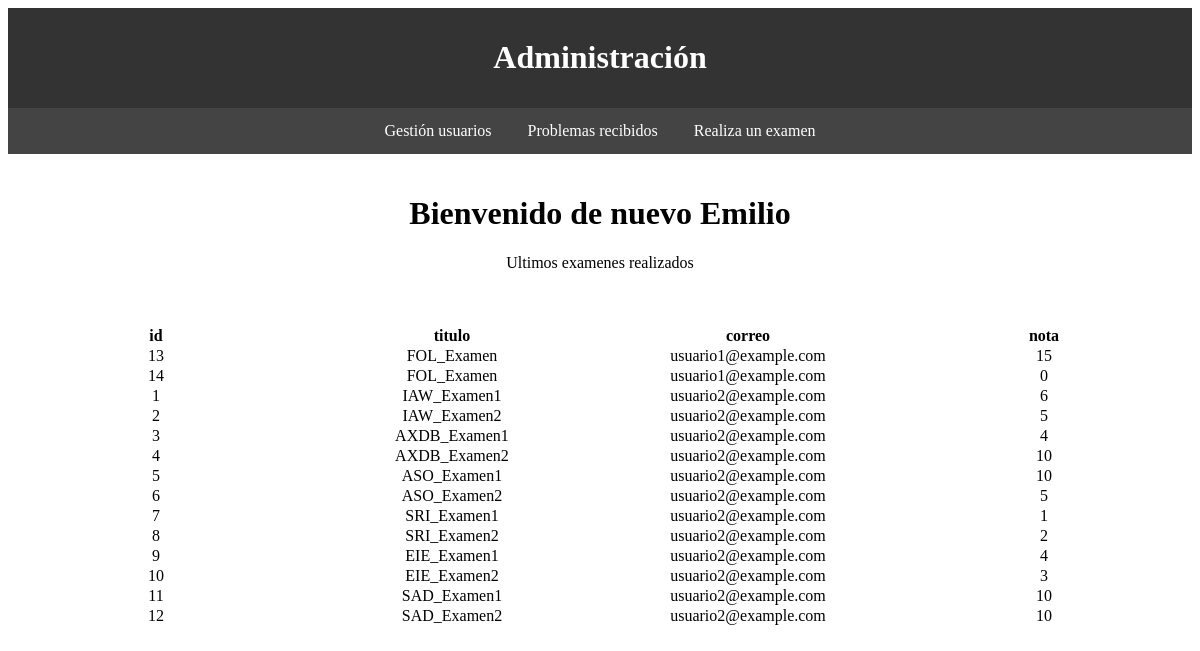
/administrador/principalA.php (signed in), run on the app's committed database.
### tables this page shows
CREATE TABLE Examenes_Usuarios (
  id INT AUTO_INCREMENT PRIMARY KEY,
  examen INT,
  usuario varchar(40),
  nota INT,
  FOREIGN KEY (examen) REFERENCES Examenes(id),
  FOREIGN KEY (usuario) REFERENCES Usuarios(correo)
);

CREATE TABLE Examenes (
  id INT AUTO_INCREMENT PRIMARY KEY,
  titulo TEXT,
  grupo INT,
  puntuacionTotal INT,
  borrado BOOLEAN,
  creador varchar(40),
  FOREIGN KEY (creador) REFERENCES Usuarios(correo),
  FOREIGN KEY(grupo) REFERENCES Grupos (id)
);

CREATE TABLE Usuarios (
  correo varchar(40) PRIMARY KEY,
  password TEXT,
  nombre TEXT,
  apellidos TEXT,
  tipoUsuario INT,
  grupo INT,
  FOREIGN KEY(grupo) REFERENCES Grupos (id),
  FOREIGN KEY (tipoUsuario) REFERENCES TiposUser(id)
);

### administrador/principalA.php (the view, shortened to what this page needs)
<!DOCTYPE html>
<html lang="es">
<head>
  </head>
  <body>
    <div id="encabezado">
      <h1>Administración</h1>
    </div>
    <div id="barra-navegacion">
      <a href="GestionUsuariosA.php">Gestión usuarios</a>
      <a href="ProblemasA.php">Problemas recibidos</a>
      <a href="GestionExamenes.php">Realiza un examen</a>
    </div>
    <div id="contenido">
	    <h1>Bienvenido de nuevo <?php session_start();echo $_SESSION['nombre']?> </h1>
        <p> Ultimos examenes realizados <p>
    </div>
        <?php
        include ("../db.php");
        $sql = "SELECT examenes_usuarios.id as id, titulo, usuarios.correo as correo, nota
                from examenes_usuarios INNER JOIN usuarios on examenes_usuarios.usuario = usuarios.correo
                INNER JOIN examenes on examenes_usuarios.examen=examenes.id";
		$resultado = mysqli_query($conn, $sql);
		if (mysqli_num_rows($resultado) > 0) {
            echo "<table>";
            echo "<tr>";
            echo '<th scope="col"> id</th>';
            echo '<th scope="col"> titulo</th>';
            echo '<th scope="col"> correo</th>';
            echo '<th scope="col"> nota</th>';
            echo "</tr></br>";
			while($row = mysqli_fetch_assoc($resultado)) {
				echo "<tr>";
				echo "<td>" . $row["id"] . "</a></td>";
				echo "<td> " . $row["titulo"] . "</td>";
				echo "<td> " . $row["correo"] . "</td>";
				echo "<td> " . $row["nota"] . "</td>";
				echo "</tr>";
			}
            echo "</table>";
        }
        ?>
</body>
</html>

### administrador/principalA.php (style rules this page uses)
#encabezado { background-color: #333; color: #fff; padding: 10px; text-align: center; }
#barra-navegacion { background-color: #444; color: #fff; overflow: hidden; text-align: center; }
#barra-navegacion a { display: inline-block; color: #fff; padding: 14px 16px; text-decoration: none; }
#contenido { padding: 20px; text-align: center; }
table { table-layout: fixed; width: 100%; border-collapse: collapse; }
td { text-align: center; }

### data on the page
examenes_usuarios: id "13", examen.titulo "FOL_Examen", usuario.correo "usuario1@example.com", nota "15"
examenes_usuarios: id "14", examen.titulo "FOL_Examen", usuario.correo "usuario1@example.com", nota "0"
examenes_usuarios: id "1", examen.titulo "IAW_Examen1", usuario.correo "usuario2@example.com", nota "6"
examenes_usuarios: id "2", examen.titulo "IAW_Examen2", usuario.correo "usuario2@example.com", nota "5"
examenes_usuarios: id "3", examen.titulo "AXDB_Examen1", usuario.correo "usuario2@example.com", nota "4"
examenes_usuarios: id "4", examen.titulo "AXDB_Examen2", usuario.correo "usuario2@example.com", nota "10"
examenes_usuarios: id "5", examen.titulo "ASO_Examen1", usuario.correo "usuario2@example.com", nota "10"
examenes_usuarios: id "6", examen.titulo "ASO_Examen2", usuario.correo "usuario2@example.com", nota "5"
examenes_usuarios: id "7", examen.titulo "SRI_Examen1", usuario.correo "usuario2@example.com", nota "1"
examenes_usuarios: id "8", examen.titulo "SRI_Examen2", usuario.correo "usuario2@example.com", nota "2"
examenes_usuarios: id "9", examen.titulo "EIE_Examen1", usuario.correo "usuario2@example.com", nota "4"
examenes_usuarios: id "10", examen.titulo "EIE_Examen2", usuario.correo "usuario2@example.com", nota "3"
examenes_usuarios: id "11", examen.titulo "SAD_Examen1", usuario.correo "usuario2@example.com", nota "10"
examenes_usuarios: id "12", examen.titulo "SAD_Examen2", usuario.correo "usuario2@example.com", nota "10"

### other printed values
$_SESSION['nombre'] "Emilio"
